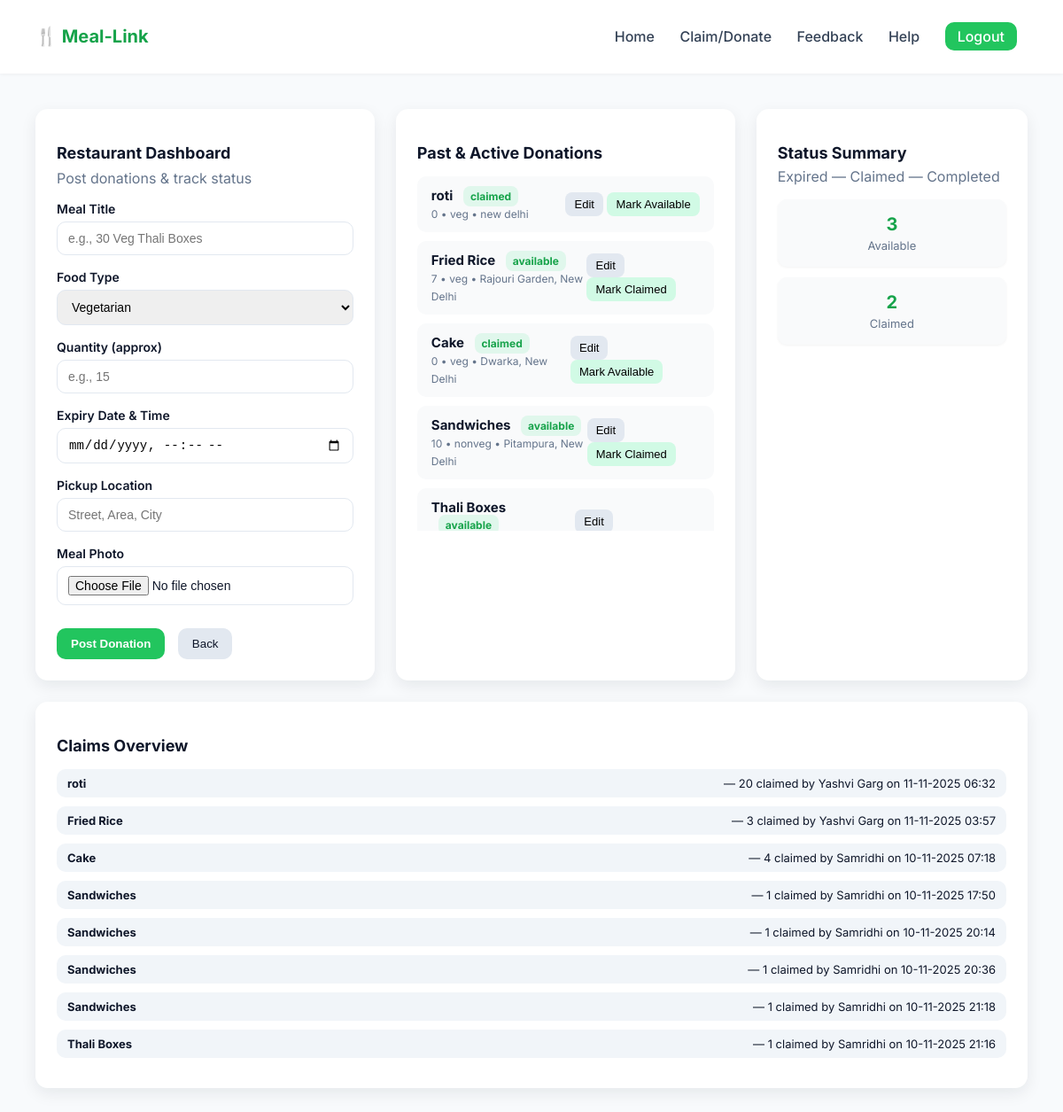
The app's page /dashboard (signed in) with its own data.
### tables this page shows
CREATE TABLE donations (
                        donation_id INTEGER PRIMARY KEY AUTOINCREMENT,
                        user_id INTEGER,
                        meal_title TEXT,
                        food_type TEXT,
                        quantity TEXT,
                        expiry_time DATETIME,
                        location TEXT,
                        image_path TEXT,
                        status TEXT CHECK(status IN ('available','claimed','expired')) DEFAULT 'available',
                        created_at TIMESTAMP DEFAULT CURRENT_TIMESTAMP,
                        FOREIGN KEY (user_id) REFERENCES users(user_id)
                    );

CREATE TABLE users (
                        user_id INTEGER PRIMARY KEY AUTOINCREMENT,
                        name TEXT NOT NULL,
                        email TEXT UNIQUE NOT NULL,
                        password TEXT NOT NULL,
                        role TEXT CHECK(role IN ('restaurant', 'ngo', 'admin')) NOT NULL,
                        phone TEXT,
                        location TEXT,
                        registered_at TIMESTAMP DEFAULT CURRENT_TIMESTAMP
                    );

### app.py (the view)
@app.route('/dashboard')
def dashboard():
    if 'user_id' not in session:
        return redirect(url_for('signin'))
    role = session['role']
    conn = get_db_connection()
    if role == 'restaurant':
        donations = conn.execute('SELECT * FROM donations WHERE user_id = ? ORDER BY created_at DESC', (session['user_id'],)).fetchall()
        summary = {
            'available': sum(1 for d in donations if d['status'] == 'available'),
            'claimed': sum(1 for d in donations if d['status'] == 'claimed'),
            'expired': sum(1 for d in donations if d['status'] == 'expired')
        }
        claims_overview = []
        for d in donations:
            claims = conn.execute('''
                SELECT u.name, c.quantity, strftime('%d-%m-%Y %H:%M', c.claim_time) AS claimed_at
                FROM claims c
                JOIN users u ON c.ngo_id = u.user_id
                WHERE c.donation_id = ?
                ORDER BY c.claim_time ASC
            ''', (d['donation_id'],)).fetchall()
            for c in claims:
                claims_overview.append({
                    'meal_title': d['meal_title'],
                    'ngo_name': c['name'],
                    'quantity': c['quantity'],
                    'claimed_at': c['claimed_at']
                })
        conn.close()
        return render_template(
            'donationform.html',
            donations=donations,
            summary=summary,
            claims_overview=claims_overview
        )
    elif role == 'ngo':
        donations = conn.execute("SELECT * FROM donations WHERE status='available' ORDER BY created_at DESC").fetchall()
        conn.close()
        return render_template('ngoform.html', donations=donations)
    conn.close()
    return redirect(url_for('signin'))

### app.py (called while the page is built)
def get_db_connection():
    conn = sqlite3.connect('food_waste_db.sqlite', timeout=10)
    conn.row_factory = sqlite3.Row
    return conn

### templates/donationform.html (shortened to what this page needs)
<!DOCTYPE html>
<html lang="en">
<head>
</head>
<body>
  <header>
    <h1>🍴 Meal-Link</h1>
    <nav>
      <a href="{{ url_for('home') }}">Home</a>
      <a href="{{ url_for('claim_or_donate') }}">Claim/Donate</a>
      <a href="{{ url_for('feedback') }}">Feedback</a>
      <a href="{{ url_for('help') }}">Help</a>
      <a href="{{ url_for('logout') }}" style="padding:6px 14px; background: var(--green); color: white; border-radius: 10px;">Logout</a>
    </nav>
  </header>
  <main class="dashboard">
    <div class="card">
      <h2>Restaurant Dashboard</h2>
      <p style="color: var(--muted); margin-top:-8px;">Post donations & track status</p>
      <form action="{{ url_for('add_donation') }}" method="POST" enctype="multipart/form-data">
        <label>Meal Title</label>
        <input type="text" name="meal_title" placeholder="e.g., 30 Veg Thali Boxes" required>
        <label>Food Type</label>
        <select name="food_type" required>
          <option value="veg">Vegetarian</option>
        </select>
        <label>Quantity (approx)</label>
        <input type="number" name="quantity" min="1" placeholder="e.g., 15" required>
        <label>Expiry Date & Time</label>
        <input type="datetime-local" name="expiry_time" required>
        <label>Pickup Location</label>
        <input type="text" name="location" placeholder="Street, Area, City" required>
        <label>Meal Photo</label>
        <input type="file" name="image" accept="image/*" required>
        <div style="margin-top:10px;">
          <button type="submit" class="btn-primary">Post Donation</button>
          <button type="reset" class="btn-secondary">Back</button>
        </div>
      </form>
    </div>
    <div class="card">
      <h2>Past & Active Donations</h2>
      <div class="donation-list">
        {% for donation in donations %}
        <div class="donation-item">
          <div>
            <h4>{{ donation.meal_title }}
              <span class="status-badge">{{ donation.status }}</span>
            </h4>
            <small style="color: var(--muted); font-size:12px;">
              {{ donation.quantity }} • {{ donation.food_type }} • {{ donation.location }}
            </small>
          </div>
          <div>
            <button class="edit-btn"
              onclick="openEditModal(
                '{{ donation.donation_id }}',
                '{{ donation.meal_title|escape }}',
                '{{ donation.food_type|escape }}',
                '{{ donation.quantity }}',
                '{{ donation.expiry_time }}',
                '{{ donation.location|escape }}'
              )">
              Edit
            </button>
            <form action="{{ url_for('toggle_status', donation_id=donation.donation_id) }}" method="post" style="display:inline;">
              <button type="submit" class="edit-btn" style="background:#d1fae5;">
                {% if donation.status == 'available' %}Mark Claimed{% else %}Mark Available{% endif %}
              </button>
            </form>
          </div>
        </div>
        {% else %}
        <p style="color: var(--muted); font-size:14px;">No donations yet.</p>
        {% endfor %}
      </div>
    </div>
    <div class="card">
      <h2>Status Summary</h2>
      <p style="color:var(--muted); margin-top:-10px;">Expired — Claimed — Completed</p>
      <div class="summary-box">
        <h3>{{ summary.available }}</h3><p>Available</p>
      </div>
      <div class="summary-box">
        <h3>{{ summary.claimed }}</h3><p>Claimed</p>
      </div>
    </div>
  <div class="card" style="grid-column: 1 / -1;">
    <h2>Claims Overview</h2>
    {% if claims_overview %}
      <div class="donation-list">
        {% for claim in claims_overview %}
        <div class="donation-item" style="padding:8px 12px; font-size:13px; background:#f1f5f9;">
          <strong>{{ claim.meal_title }}</strong>
          &mdash; {{ claim.quantity }} claimed by {{ claim.ngo_name }} on {{ claim.claimed_at }}
        </div>
        {% endfor %}
      </div>
    {% else %}
      <p style="color: var(--muted); font-size:14px;">No claims yet.</p>
    {% endif %}
  </div>
  </main>
</body>
</html>

### templates/donationform.html (style rules this page uses)
:root { --green: #22c55e; --green-dark: #16a34a; --bg: #f8fafc; --card: #ffffff; --muted: #64748b; --radius: 14px; --shadow: 0 6px 18px rgba(16, 24, 40, 0.08); }
* { box-sizing: border-box; }
body { margin: 0; font-family: "Inter", sans-serif; background: var(--bg); color: #0f172a; }
header { display: flex; justify-content: space-between; align-items: center; padding: 16px 40px; background: #fff; box-shadow: 0 1px 4px rgba(0,0,0,0.05); }
header h1 { font-size: 20px; font-weight: 700; color: var(--green-dark); }
nav a { margin: 0 12px; text-decoration: none; color: #334155; font-weight: 500; }
.dashboard { display: grid; grid-template-columns: 1fr 1fr 0.8fr; gap: 24px; padding: 40px; }
.card { background: var(--card); border-radius: var(--radius); box-shadow: var(--shadow); padding: 24px; }
h2 { font-size: 18px; margin-bottom: 16px; }
label { font-weight: 600; display: block; margin-bottom: 6px; font-size: 14px; }
input, select { width: 100%; padding: 10px 12px; border-radius: 10px; border: 1px solid #e2e8f0; font-size: 14px; margin-bottom: 16px; outline: none; transition: border 0.2s; }
.btn-primary { background: var(--green); color: #fff; border: none; padding: 10px 16px; border-radius: 10px; font-weight: 600; cursor: pointer; transition: background 0.2s; }
.btn-secondary { background: #e2e8f0; color: #0f172a; border: none; padding: 10px 16px; border-radius: 10px; font-weight: 500; cursor: pointer; margin-left: 10px; }
.donation-list { max-height: 400px; overflow-y: auto; }
.donation-item { background: #f9fafb; border-radius: 10px; padding: 12px 16px; margin-bottom: 10px; display: flex; justify-content: space-between; align-items: center; }
.donation-item h4 { margin: 0; font-size: 15px; }
.status-badge { background: #e0f7ec; color: var(--green-dark); font-size: 12px; padding: 4px 8px; border-radius: 8px; margin-left: 8px; }
.edit-btn { background: #e2e8f0; border: none; border-radius: 8px; padding: 6px 10px; font-size: 13px; cursor: pointer; }
.summary-box { background: #f9fafb; border-radius: 10px; padding: 16px; text-align: center; margin-bottom: 12px; box-shadow: 0 1px 3px rgba(0,0,0,0.05); }
.summary-box h3 { margin: 0; color: var(--green-dark); font-size: 20px; }
.summary-box p { margin: 4px 0 0; font-size: 13px; color: var(--muted); }

### records on screen
donations: meal_title "roti", status "claimed", quantity "0", food_type "veg", location "new delhi", shows "Mark Available", meal_title "roti"
donations: meal_title "Fried Rice", status "available", quantity "7", food_type "veg", location "Rajouri Garden, New Delhi", shows "Mark Claimed", meal_title "Fried Rice"
donations: meal_title "Cake", status "claimed", quantity "0", food_type "veg", location "Dwarka, New Delhi", shows "Mark Available", meal_title "Cake"
donations: meal_title "Sandwiches", status "available", quantity "10", food_type "nonveg", location "Pitampura, New Delhi", shows "Mark Claimed", meal_title "Sandwiches" "Sandwiches" "Sandwiches" "Sandwiches"
donations: meal_title "Thali Boxes", status "available", meal_title "Thali Boxes"
users: ngo_name "Yashvi Garg" "Yashvi Garg"
users: ngo_name "Samridhi" "Samridhi" "Samridhi" "Samridhi" "Samridhi" "Samridhi"

### other values on screen
{{ summary.available }} "3"
{{ summary.claimed }} "2"
{{ claim.quantity }} "20" "3" "4" "1" "1" "1" "1" "1"
{{ claim.claimed_at }} "11-11-2025 06:32" "11-11-2025 03:57" "10-11-2025 07:18" "10-11-2025 17:50" "10-11-2025 20:14" "10-11-2025 20:36" "10-11-2025 21:18" "10-11-2025 21:16"
